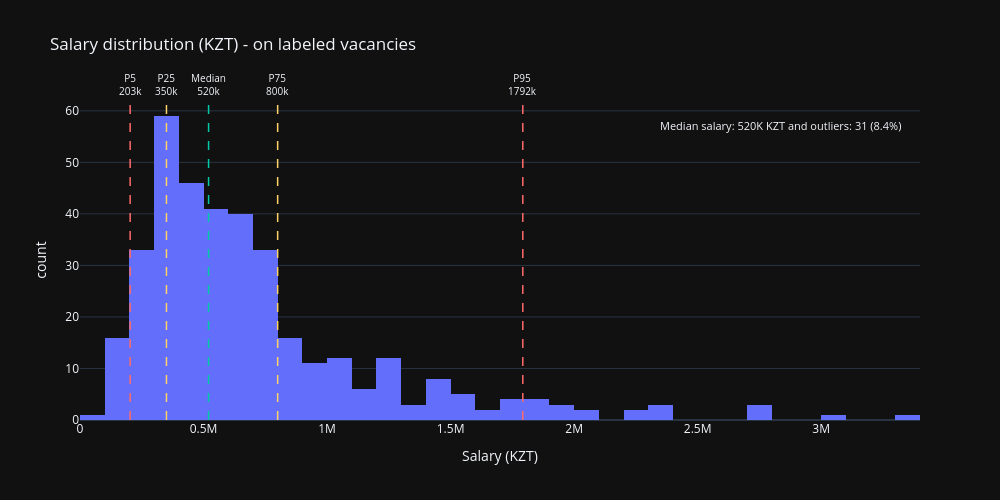

The code cell stored with this chart in its notebook:
### Code cell
# QHow is salary distributed among labeled vacancies? Are there outliers?
sal = df_labeled["salary_mid"]
p5, q1, q3, p95 = sal.quantile([0.05, 0.25, 0.75, 0.95])
med = sal.median()
iqr = q3 -q1

outliers = df_labeled[sal > q3 + 1.5*iqr]
outlier_pct = len(outliers)/len(df_labeled)*100
print(f"Outliers (> Q3+1.5·IQR): {len(outliers)} rows ({outlier_pct:.1f}%)")

fig5 = px.histogram(
    df_labeled,
    x="salary_mid",
    nbins=50,
    labels={"salary_mid": "Salary (KZT)", "count": "Count"},
    title="Salary distribution (KZT) - on labeled vacancies",
    **_dark,
)

for val, label, color in [
    (p5, "P5", "#FF6B6B"),
    (q1, "P25", "#FFD166"),
    (med, "Median", "#00C9A7"),
    (q3, "P75", "#FFD166"),
    (p95, "P95", "#FF6B6B"),
]:
    fig5.add_vline(
        x=val, line_dash="dash", line_color=color, line_width=1.5,
        annotation_text=f"{label}<br>{val/1_000:.0f}k",
        annotation_position="top",
        annotation_font_size=10,
    )

fig5.add_annotation(
    text=f"Median salary: {med/1_000:.0f}K KZT and outliers: {len(outliers)} ({outlier_pct:.1f}%)",
    xref="paper", yref="paper",
    x=0.98, y=0.95,
    xanchor="right",
    showarrow=False,
    font=dict(size=11)
)

fig5.write_html(f"{OUTPUT_DIR}/viz_5.html")
fig5.write_image(f"{OUTPUT_DIR}/viz_5.png")
fig5.show()

### Figure 1 — Plotly figure (JSON) as saved in the notebook; plotly's stock layout.template omitted (floating-point values rounded to 4 significant figures; data arrays with more than 128 entries replaced by an {"elided": "..."} marker saying what was removed)
{"data": [{"bingroup": "x", "hovertemplate": "Salary (KZT)=%{x}<br>count=%{y}<extra></extra>", "legendgroup": "", "marker": {"color": "#636efa", "pattern": {"shape": ""}}, "name": "", "nbinsx": 50, "orientation": "v", "showlegend": false, "type": "histogram", "x": {"elided": "367 float values"}, "xaxis": "x", "yaxis": "y"}], "layout": {"annotations": [{"font": {"size": 10}, "showarrow": false, "text": "P5<br>203k", "x": 203000, "xanchor": "center", "xref": "x", "y": 1, "yanchor": "bottom", "yref": "y domain"}, {"font": {"size": 10}, "showarrow": false, "text": "P25<br>350k", "x": 350000, "xanchor": "center", "xref": "x", "y": 1, "yanchor": "bottom", "yref": "y domain"}, {"font": {"size": 10}, "showarrow": false, "text": "Median<br>520k", "x": 520443, "xanchor": "center", "xref": "x", "y": 1, "yanchor": "bottom", "yref": "y domain"}, {"font": {"size": 10}, "showarrow": false, "text": "P75<br>800k", "x": 800000, "xanchor": "center", "xref": "x", "y": 1, "yanchor": "bottom", "yref": "y domain"}, {"font": {"size": 10}, "showarrow": false, "text": "P95<br>1792k", "x": 1792000.0, "xanchor": "center", "xref": "x", "y": 1, "yanchor": "bottom", "yref": "y domain"}, {"font": {"size": 11}, "showarrow": false, "text": "Median salary: 520K KZT and outliers: 31 (8.4%)", "x": 0.98, "xanchor": "right", "xref": "paper", "y": 0.95, "yref": "paper"}], "barmode": "relative", "height": 500, "legend": {"tracegroupgap": 0}, "shapes": [{"line": {"color": "#FF6B6B", "dash": "dash", "width": 1.5}, "type": "line", "x0": 203000, "x1": 203000, "xref": "x", "y0": 0, "y1": 1, "yref": "y domain"}, {"line": {"color": "#FFD166", "dash": "dash", "width": 1.5}, "type": "line", "x0": 350000, "x1": 350000, "xref": "x", "y0": 0, "y1": 1, "yref": "y domain"}, {"line": {"color": "#00C9A7", "dash": "dash", "width": 1.5}, "type": "line", "x0": 520443, "x1": 520443, "xref": "x", "y0": 0, "y1": 1, "yref": "y domain"}, {"line": {"color": "#FFD166", "dash": "dash", "width": 1.5}, "type": "line", "x0": 800000, "x1": 800000, "xref": "x", "y0": 0, "y1": 1, "yref": "y domain"}, {"line": {"color": "#FF6B6B", "dash": "dash", "width": 1.5}, "type": "line", "x0": 1792000.0, "x1": 1792000.0, "xref": "x", "y0": 0, "y1": 1, "yref": "y domain"}], "title": {"text": "Salary distribution (KZT) - on labeled vacancies"}, "width": 1000, "xaxis": {"anchor": "y", "domain": [0, 1], "title": {"text": "Salary (KZT)"}}, "yaxis": {"anchor": "x", "domain": [0, 1], "title": {"text": "count"}}}}
